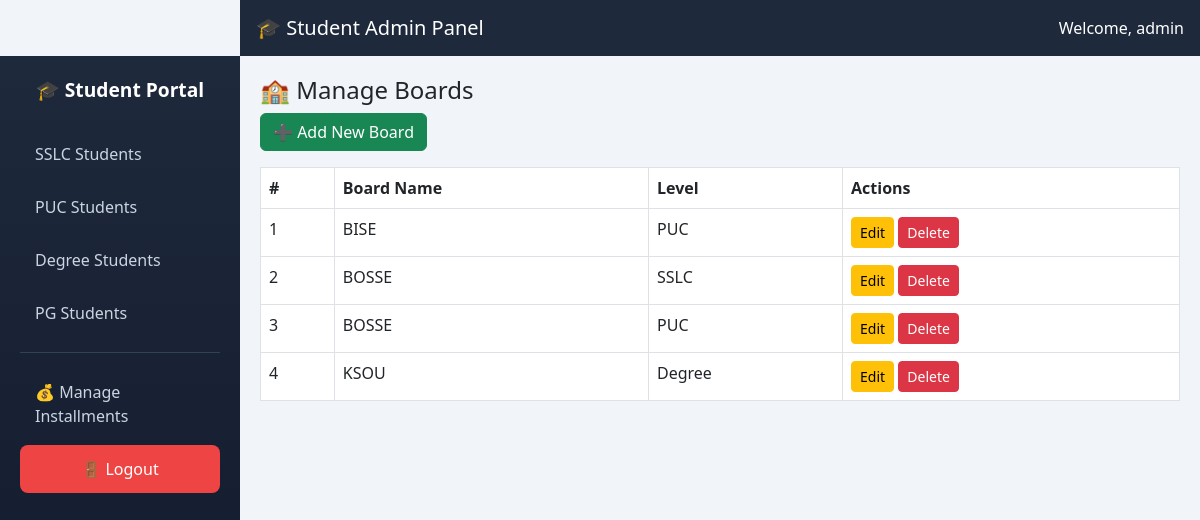
Screenshot of /boards/manage_boards.php (signed in) with the database file from the repository.
### tables this page shows
CREATE TABLE IF NOT EXISTS boards (
  id INT AUTO_INCREMENT PRIMARY KEY,
  board_name VARCHAR(100) NOT NULL,
  level VARCHAR(20) DEFAULT ''
);

### includes/functions.php (called while the page is built, shortened)
<?php
function e($v) {
    return htmlspecialchars((string)($v ?? ''), ENT_QUOTES, 'UTF-8');
}

### boards/manage_boards.php (the view, shortened to what this page needs)
<?php
require_once __DIR__ . '/../includes/functions.php';
include __DIR__ . '/../includes/header.php';
include __DIR__ . '/../includes/sidebar.php';
$result = $conn->query("SELECT * FROM boards ORDER BY board_name ASC");
?>
<div class="main-content">
<h4>🏫 Manage Boards</h4>
<a href="add_board.php" class="btn btn-success mb-3">➕ Add New Board</a>
<table class="table table-bordered">
<thead>
<tr>
    <th>#</th>
    <th>Board Name</th>
    <th>Level</th>
    <th>Actions</th>
</tr>
</thead>
<tbody>
<?php $i = 1; while ($row = $result->fetch_assoc()): ?>
<tr>
    <td><?= $i++ ?></td>
    <td><?= e($row['board_name']) ?></td>
    <td><?= e($row['level']) ?></td>
    <td>
        <a href="edit_board.php?id=<?= $row['id'] ?>" class="btn btn-warning btn-sm">Edit</a>
        <a href="?delete=<?= $row['id'] ?>" class="btn btn-danger btn-sm" onclick="return confirm('Are you sure to delete this board?')">Delete</a>
    </td>
</tr>
<?php endwhile; ?>
</tbody>
</table>
</div>
<?php include __DIR__ . '/../includes/footer.php'; ?>

### includes/header.php (style rules this page uses)
body { margin:0; background:#f1f5f9; font-family: 'Segoe UI', sans-serif; }
.main-content { margin-left:240px; padding:20px; }

### rows the page displays
boards: board_name "BISE", level "PUC"
boards: board_name "BOSSE", level "SSLC"
boards: board_name "BOSSE", level "PUC"
boards: board_name "KSOU", level "Degree"

### other values shown
$_SESSION['admin'] "admin"
